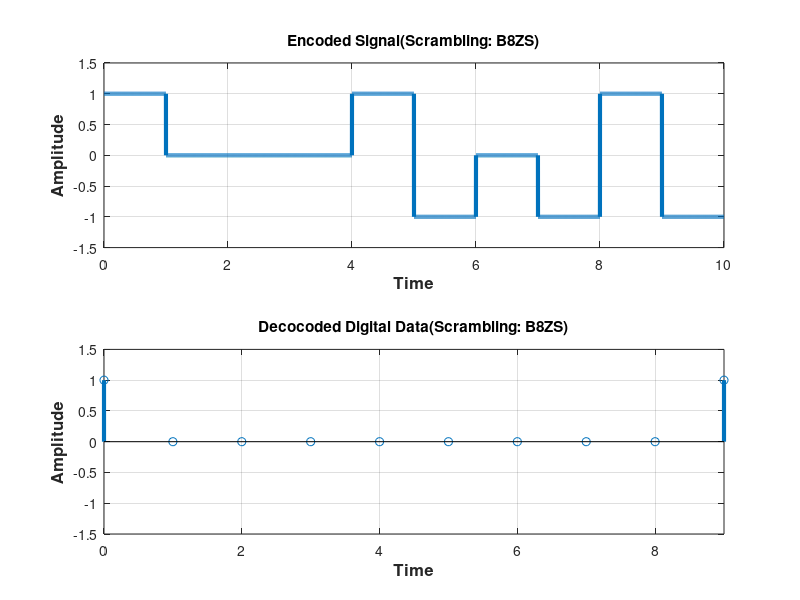

The MATLAB source for this figure:
clear all;
close all;
clc;

%bits = input('prompt');
bits = [1 0 0 0 0 0 0 0 0 1];
bitrate = 1;
n = 1000;
T = length(bits)/bitrate;
N = n*length(bits);
dt = T/N;
t = 0:dt:T-dt;
x = zeros(1,length(t));
counter = 0;
lastbit = -1;

%Encoding
for i=1:length(bits)
  if bits(i)==0
    counter = counter + 1;
    if counter==8
      x((i-1-4)*n+1:(i-4)*n) = lastbit;
      x((i-1-3)*n+1:(i-3)*n) = -lastbit;
      lastbit = -lastbit;
      x((i-1-1)*n+1:(i-1)*n) = lastbit;
      x((i-1)*n+1:i*n) = -lastbit;
      lastbit = -lastbit;
      counter = 0;
    end
  else
    counter = 0;
    x((i-1)*n+1:i*n) = -lastbit;
    lastbit = -lastbit;
  end
end
subplot(2,1,1);
plot(t, x, 'Linewidth', 3);
axis([0, length(bits), -1.5, 1.5]);
title('Encoded Signal(Scrambling: B8ZS)');
xlabel('Time','fontweight','bold','fontsize',12);
ylabel('Amplitude','fontweight','bold','fontsize',12);
grid on;

%Decoding
counter = 0;
lastbit = -1;
for i = 1:length(t)
  if t(i)>counter
    counter = counter + 1;
    if x(i)==lastbit
      result(counter:counter+4) = 0;  % Decoded data
      counter = counter + 4;
    else
      if(x(i)==0)
        result(counter) = 0;   % Decoded data
      else
        result(counter) = 1;   % Decoded data
        lastbit = -lastbit;
      end
    end
  end
end
t1 = 0 : bitrate : length(bits)-1;
subplot(2,1,2);
stem(t1, result, 'Linewidth', 3);
axis([0, length(bits)-1, -1.5, 1.5]);
title('Decocoded Digital Data(Scrambling: B8ZS)');
xlabel('Time','fontweight','bold','fontsize',12);
ylabel('Amplitude','fontweight','bold','fontsize',12);
grid on;
disp('B8ZS Decoding:');
disp(result);